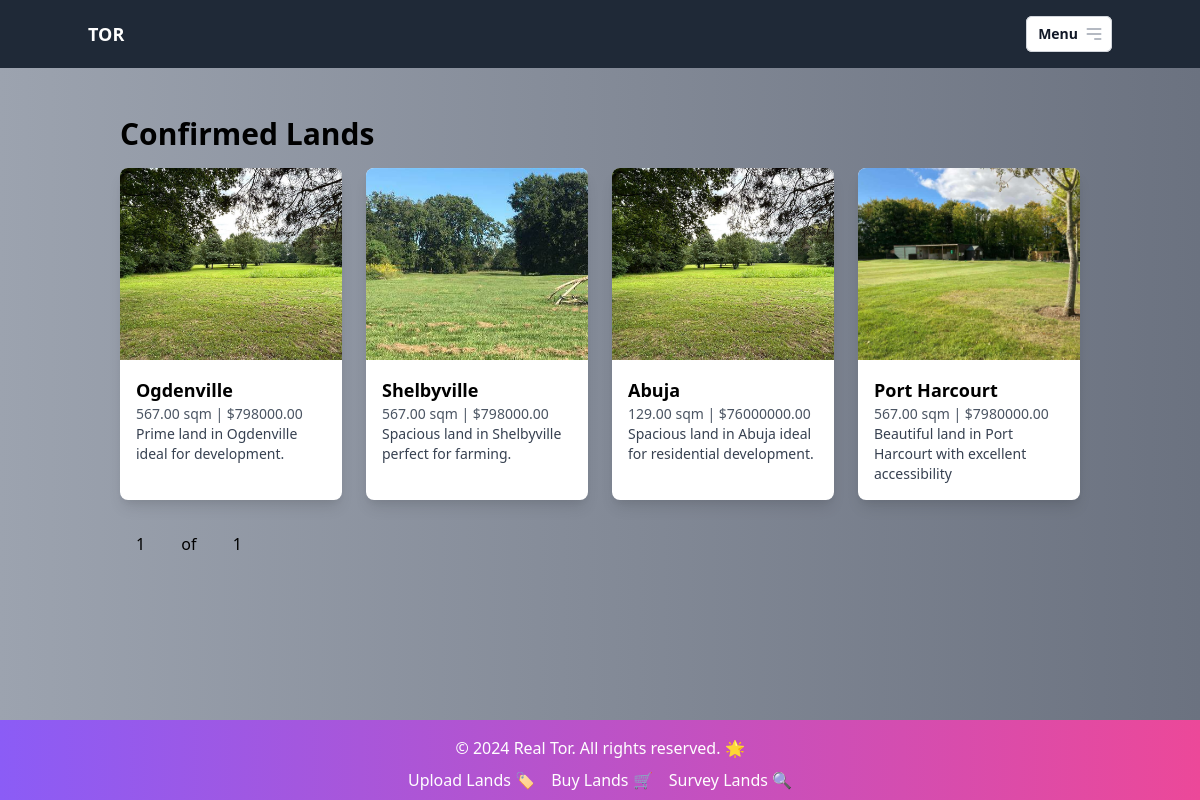
Page /lands/confirmed/ (signed in) on the committed database.
### lands/models.py (models this page shows, shortened)
class Land(models.Model):
    location = models.CharField(max_length=100)
    size = models.DecimalField(max_digits=10, decimal_places=2)
    price = models.DecimalField(max_digits=10, decimal_places=2)
    description = models.TextField()
    ownership_status = models.BooleanField(default=False, verbose_name="Ownership Status")
    confirmation_status = models.BooleanField(default=False, verbose_name="Confirmation Status")
    images = models.ImageField(upload_to="land_images", blank=True, null=True)
    document = models.FileField(upload_to="land_documents", blank=True, null=True)
    owner = models.ForeignKey(User, on_delete=models.CASCADE, related_name="lands", verbose_name="Owner")
    class Meta:
        verbose_name = "Land"
        verbose_name_plural = "Lands"

### lands/views.py (the view)
# urls.py: path('confirmed/', confirmed_lands, name='confirmed_lands'),
@login_required
def confirmed_lands(request):
    confirmed_lands = Land.objects.filter(confirmation_status=True)
    location = request.GET.get('location')
    size = request.GET.get('size')
    price = request.GET.get('price')
    ownership_status = request.GET.get('ownership_status')
    owner = request.GET.get('owner')
    if location:
        confirmed_lands = confirmed_lands.filter(location__icontains=location)
    if size:
        confirmed_lands = confirmed_lands.filter(size=size)
    if price:
        confirmed_lands = confirmed_lands.filter(price=price)
    if ownership_status:
        confirmed_lands = confirmed_lands.filter(ownership_status=ownership_status)
    if owner:
        confirmed_lands = confirmed_lands.filter(owner__username=owner)
    paginator = Paginator(confirmed_lands, 4)  # 4 lands per page
    page_number = request.GET.get('page')
    try:
        lands = paginator.page(page_number)
    except PageNotAnInteger:
        lands = paginator.page(1)
    except EmptyPage:
        lands = paginator.page(paginator.num_pages)
    context = {
        'lands': lands
    }
    return render(request, 'lands/confirmed_lands.html', context)

### templates/lands/confirmed_lands.html (shortened to what this page needs)
{% extends 'base.html' %}
{% block content %}
<div class="container mx-auto px-4 py-8">
    <h1 class="text-3xl font-bold mb-4">Confirmed Lands</h1>
    <div class="grid grid-cols-1 sm:grid-cols-2 md:grid-cols-3 lg:grid-cols-4 gap-6">
        {% for land in lands %}
        <a href="{% url 'land_detail' land_id=land.id %}" class="block rounded-lg shadow-lg bg-white overflow-hidden hover:shadow-xl transition duration-300">
            <img src="{{ land.images.url }}" alt="{{ land.location }}" class="w-full h-48 object-cover">
            <div class="p-4">
                <h2 class="text-lg font-bold">{{ land.location }}</h2>
                <p class="text-sm text-gray-600">{{ land.size }} sqm | ${{ land.price }}</p>
                <p class="text-sm text-gray-700">{{ land.description }}</p>
            </div>
        </a>
        {% endfor %}
    </div>
    <div class="mt-8">
        <span class="px-4 py-2">{{ lands.number }}</span>
        <span class="px-4 py-2">of</span>
        <span class="px-4 py-2">{{ lands.paginator.num_pages }}</span>
    </div>
</div>
{% endblock %}

### templates/base.html (style rules this page uses)
html { min-height: 100%; position: relative; }
body { margin: 0; padding-bottom: 80px; }

### rows in the picture
Land: images (picture), location "Ogdenville", size "567.00", price "798000.00", description "Prime land in Ogdenville ideal for development."
Land: images (picture), location "Shelbyville", size "567.00", price "798000.00", description "Spacious land in Shelbyville perfect for farming."
Land: images (picture), location "Abuja", size "129.00", price "76000000.00", description "Spacious land in Abuja ideal for residential development."
Land: images (picture), location "Port Harcourt", size "567.00", price "7980000.00", description "Beautiful land in Port Harcourt with excellent accessibility"

### other values in the picture
{{ lands.number }} "1"
{{ lands.paginator.num_pages }} "1"
